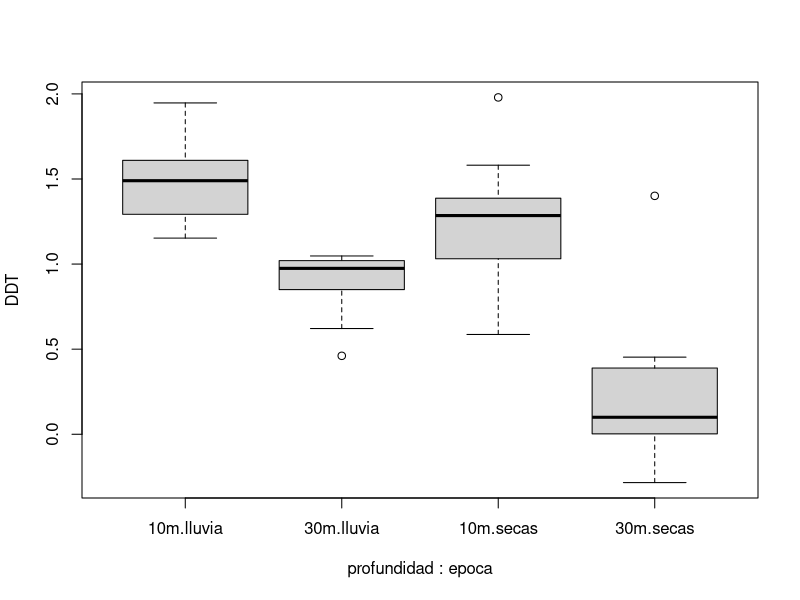
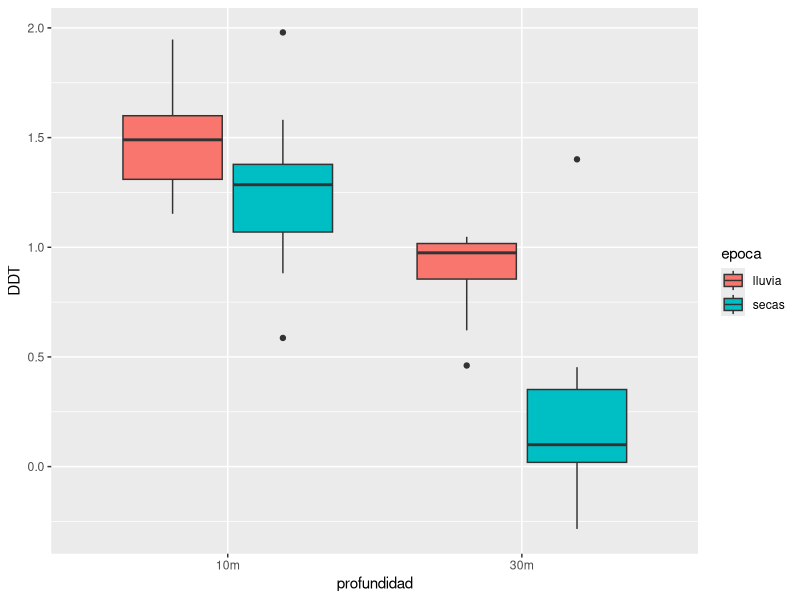
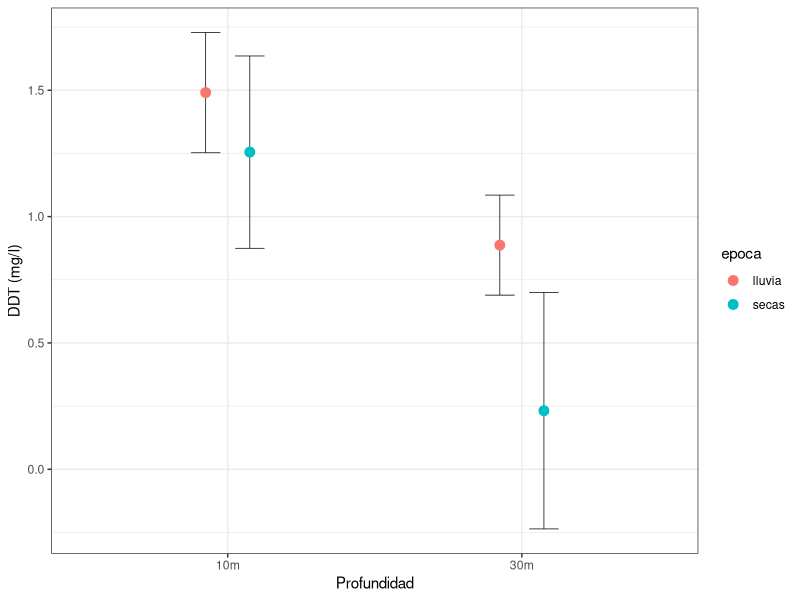

R code for these plots, in order:

datos1<-data.frame("aldrin" = rnorm(10, mean = 0.059, sd = 0.02),
                   "dieldrin" = rnorm(10, mean = 0.069, sd = 0.02),
                   "DDT" = rnorm(10, mean = 1.6, sd = 0.3))

datos1

write.csv(datos1, file = "datos1.csv")

p10.ll<-data.frame("profundidad" = rep("10m", 10), "epoca" = rep("lluvia", 10), "DDT" = rnorm(10, mean = 1.6, sd = 0.3))
p10.sec<-data.frame("profundidad" = rep("10m", 10), "epoca" = rep("secas", 10), "DDT" = rnorm(10, mean = 1.1, sd = 0.4))
p30.ll<-data.frame("profundidad" = rep("30m", 10), "epoca" = rep("lluvia", 10), "DDT" = rnorm(10, mean = 0.8, sd = 0.3))
p30.sec<-data.frame("profundidad" = rep("30m", 10), "epoca" = rep("secas", 10), "DDT" = rnorm(10, mean = 0.3, sd = 0.3))

datos2 <- rbind(p10.ll, p10.sec, p30.ll, p30.sec)
datos2
write.csv(datos2, file = "datos2.csv")

boxplot(DDT ~ profundidad*epoca, data = datos2)

library(ggplot2)
library(dplyr)

ggplot(datos2, aes(x=profundidad, y=DDT, fill=epoca))+
  geom_boxplot()

mod1 <- lm(DDT ~ profundidad*epoca, data = datos2)

anova(mod1)

ps <- position_dodge(0.3)

datos2 %>%
  group_by(profundidad, epoca) %>%
   summarise(pro = mean(DDT), des = sd (DDT)) %>%
    ggplot(aes(x = profundidad, y = pro,colour = epoca, group = epoca)) +
    geom_errorbar(aes(ymin = pro - des, ymax = pro + des), 
                  width=.2, size=0.25, colour="black", position=ps)+
    geom_point(position = ps, size = 3)+
    xlab("Profundidad")+
    ylab("DDT (mg/l)")+
    theme_bw()


  